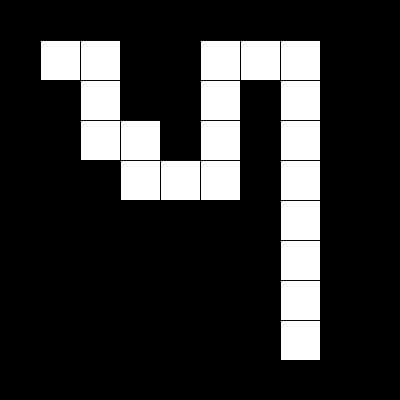
Frame 1 (no input)
Frame 60 (the mouse pressed at the canvas centre just before this capture): identical to frame 1, image omitted
Frame 120 (the mouse held since frame 60 and released just before this capture): identical to frame 1, image omitted

The Processing sketch that drew this single still picture (run headless with seeded random() and noise(); from frame 60 on, the mouse is pressed at the canvas centre):

// Processing sketch: week15_5_maze_2D_array_draw
// ── week15_5_maze_2D_array_draw.pde
int [][] maze = {
  {1,1,1,1,1,1,1,1,1,1},
  {1,0,0,1,1,0,0,0,1,1},
  {1,1,0,1,1,0,1,0,1,1},
  {1,1,0,0,1,0,1,0,1,1},
  {1,1,1,0,0,0,1,0,1,1},
  {1,1,1,1,1,1,1,0,1,1},
  {1,1,1,1,1,1,1,0,1,1},
  {1,1,1,1,1,1,1,0,1,1},
  {1,1,1,1,1,1,1,0,1,1},
  {1,1,1,1,1,1,1,1,1,1},
};
void setup(){
  size(400,400);
}
void draw(){
  for(int i=0;i<maze.length;i++){
    for(int j=0;j<maze[0].length;j++){
      if(maze[i][j]==1) fill(0);
      else fill(255);
      rect(j*40,i*40,40,40);
    }
  }
}
